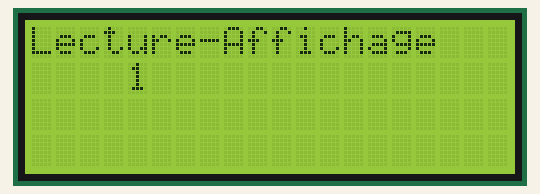
Bench run of a sketch on a simulated Arduino Uno, built with avr-gcc and run on an emulated ATmega328P. Parts: 20×4 character LCD. EEPROM starts erased.

Above: at 0.2 s.
At 6.3 s:
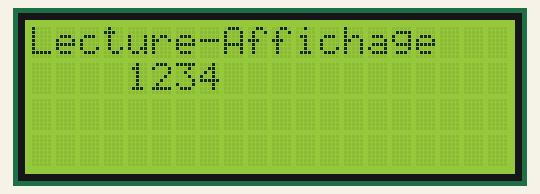
At 14.3 s:
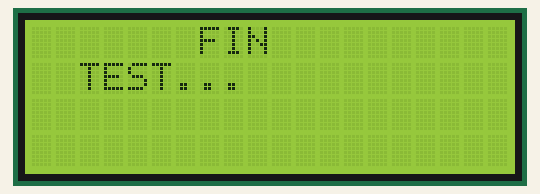

The sketch:

eeprom.ino
```cpp
#include <EEPROM.h>
#include <Wire.h>
#include <LiquidCrystal_I2C.h>
//LiquidCrystal_I2C lcd(0x3F, 16, 2);  // LCD_I2C
LiquidCrystal_I2C lcd(0x20, 20, 4);
int addr=0;
char n;
int k=4, z=0;
char code[4]= {'1', '2', '3', '4'};
void setup() {
  // put your setup code here, to run once:
  Serial.begin(9600);
  Wire.begin();
  lcd.init(); // initialisation de l'afficheur
  //Ecriture dans la eeprom
 for( int j=0; j<4; j++)
  {
    EEPROM.write(addr,code[j]);
   addr++;
    lcd.backlight();
    lcd.setCursor(0, 0);
    lcd.print("Ecriture en cours");
    lcd.setCursor(7, 1);
    lcd.print("...");
  }
  addr=0;
  //delay(5000);
  lcd.clear();
}

void loop() {
  // put your main code here, to run repeatedly:

    while(z<4)
  {
    n = EEPROM.read(addr);
    lcd.backlight();
    lcd.setCursor(0, 0);
    lcd.print("Lecture-Affichage");
    lcd.setCursor(k, 1);
    lcd.print(n);
    delay(2000);
    addr++;
    k=k+1;
    z++;
  }
  delay(6000);
  lcd.clear();
    lcd.backlight();
    lcd.setCursor(7, 0);
    lcd.print("FIN");
    lcd.setCursor(2, 1);
    lcd.print("TEST...");

}
```

Measured:
- what the display in image 1 shows lasts 8.0 s, from 6.2 s to 14.2 s
